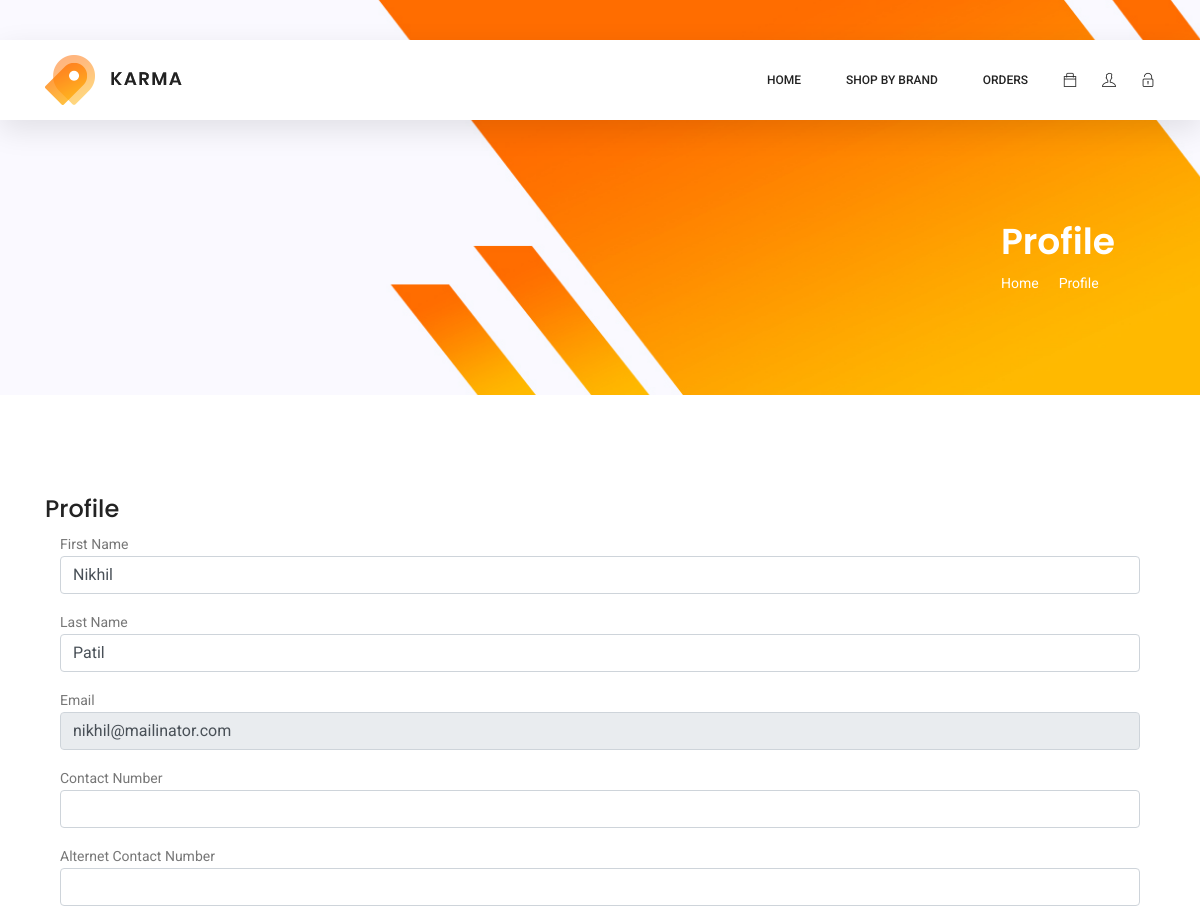
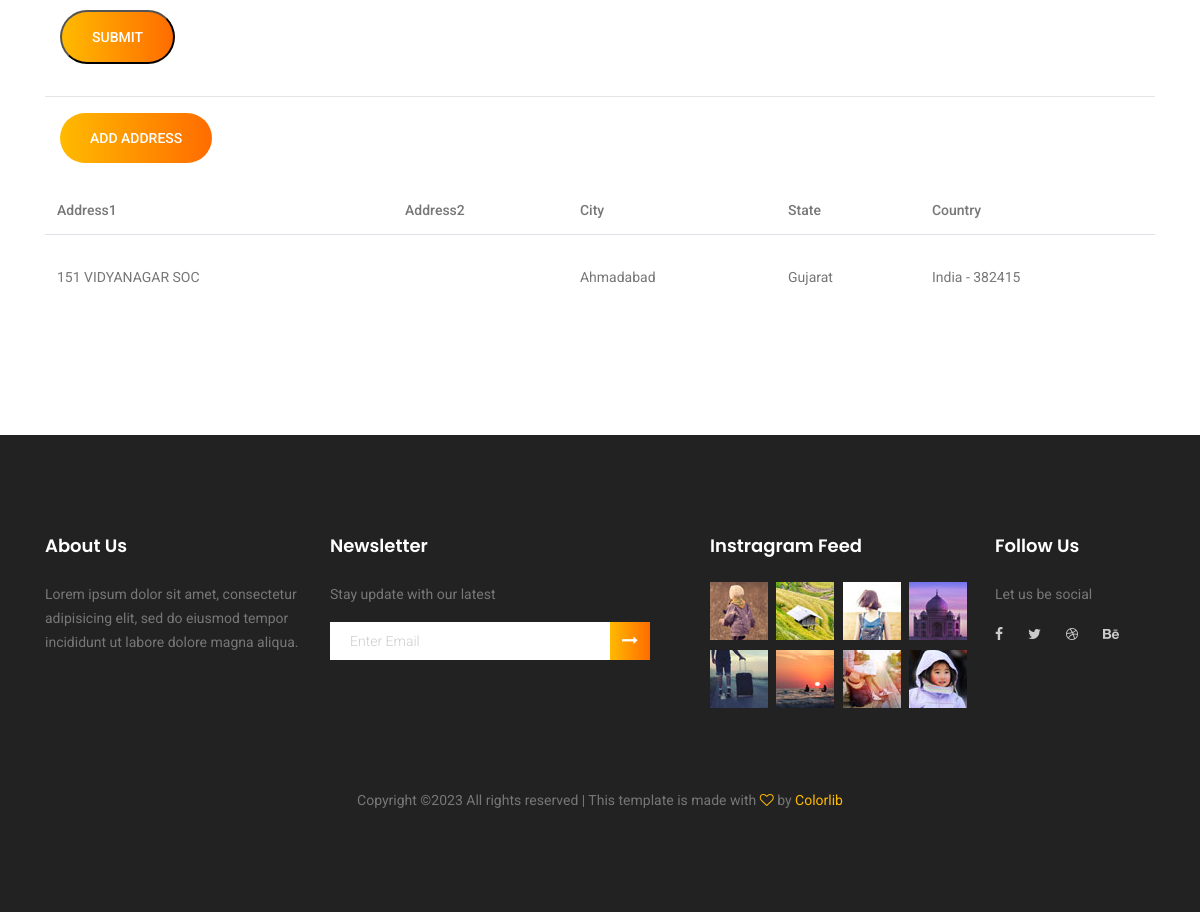
/profile/ (signed in), run on the app's committed database (2 pictures, top to bottom).
### app/models.py (models this page shows)
class Users(models.Model):
    firstname = models.CharField(max_length=255,blank=True,null=True)
    lastname = models.CharField(max_length=255,blank=True,null=True)
    email = models.CharField(max_length=255,blank=True,null=True)
    number = models.CharField(max_length=255,blank=True,null=True)
    alt_number = models.CharField(max_length=255,blank=True,null=True)
    password = models.CharField(max_length=255,blank=True,null=True)
    cpassword = models.CharField(max_length=255,blank=True,null=True)

class ShippingAdrress(models.Model):
    user_id = models.ForeignKey(Users, on_delete=models.CASCADE,null=True,blank=True)
    address1 = models.CharField(max_length=255,blank=True,null=True)
    address2 = models.CharField(max_length=255,blank=True,null=True)
    city = models.CharField(max_length=255,blank=True,null=True)
    state = models.CharField(max_length=255,blank=True,null=True)
    zipcode = models.CharField(max_length=255,blank=True,null=True)
    country = models.CharField(max_length=255,blank=True,null=True)

### app/views.py (the view)
# urls.py: path("profile/",views.profile,name="profile"),
def profile(request):
    if 'userid' in request.session:
        contax = {
            'title' : 'Karma Shop',
            "brands" : Brand.objects.all(),
            'profile' : Users.objects.get(id=request.session['userid']),
            'address' : ShippingAdrress.objects.filter(user_id=request.session['userid']),
        }
        return render(request, "profile.html",contax)
    else:
        return redirect('LoginPage')

### app/templates/profile.html (shortened to what this page needs)
<!DOCTYPE html>
{% load static %}
<html lang="zxx" class="no-js">
{% include 'layouts/head.html' %}
<body>
	{% include 'layouts/header.html' %}
    <section class="banner-area organic-breadcrumb">
        <div class="container">
            <div class="breadcrumb-banner d-flex flex-wrap align-items-center justify-content-end">
                <div class="col-first">
                    <h1>Profile</h1>
                    <nav class="d-flex align-items-center">
                        <a href="{% url 'index' %}">Home</a>
                        <a href="">Profile</a>
                    </nav>
                </div>
            </div>
        </div>
    </section>
    <section class="cart_area">
        <div class="container">
            <div class="cart_inner">
                <div class="table-responsive">
                    <table class="table">
                        <h3>Profile</h3>
                        <form class="row login_form" action="{% url 'profileupdate' %}" method="post" id="contactForm" novalidate="novalidate">{% csrf_token %}
                            <div class="col-md-12 form-group">
                                <label>First Name</label>
                                <input type="text" class="form-control" id="firstname" name="firstname" value="{% if profile.firstname %}{{profile.firstname}}{% endif %} " placeholder="First Name" onfocus="this.placeholder = ''" onblur="this.placeholder = 'Username'">
                            </div>
                            <div class="col-md-12 form-group">
                                <label>Last Name</label>
                                <input type="text" class="form-control" id="lastname" name="lastname" value="{% if profile.lastname %}{{profile.lastname}}{% endif %} " placeholder="Last Name" onfocus="this.placeholder = ''" onblur="this.placeholder = 'Username'">
                            </div>
                            <div class="col-md-12 form-group">
                                <label>Email</label>
                                <input type="text" class="form-control" id="email" name="email" value="{% if profile.email %}{{profile.email}}{% endif %} " placeholder="Email" onfocus="this.placeholder = ''" onblur="this.placeholder = 'Username'" readonly>
                            </div>
                            <div class="col-md-12 form-group">
                                <label>Contact Number</label>
                                <input type="text" class="form-control" id="contact_num" name="contact_num" value="{% if profile.number %}{{profile.number}}{% else %}{% endif %} " placeholder="Contact Number" onfocus="this.placeholder = ''" onblur="this.placeholder = 'Username'">
                            </div>
                            <div class="col-md-12 form-group">
                                <label>Alternet Contact Number</label>
                                <input type="text" class="form-control" id="alt_contact_num" name="alt_contact_num" value="{% if profile.alt_number %}{{profile.alt_number}}{% else %}{% endif %} " placeholder="Alternet Contact Number" onfocus="this.placeholder = ''" onblur="this.placeholder = 'Username'">
                            </div>
                            <div class="col-md-3 form-group">
                                <button type="submit" value="submit" class="primary-btn">Submit</button>
                            </div>
                        </form>
                    </table>
                    <hr>
                    <table>
                        <div class="col-md-3 form-group">
                            <a href="{% url 'addaddress' %}" class="primary-btn">Add Address</a>
                        </div>
                    </table>
                    <table class="table">
                        <thead>
                            <tr>
                                <th>Address1</th>
                                <th>Address2</th>
                                <th>City</th>
                                <th>State</th>
                                <th>Country</th>
                            </tr>
                        </thead>
                        <tbody>
                            {% for j in address %}
                            <tr>
                                <td>{{j.address1}}</td>
                                <td>{{j.address2}}</td>
                                <td>{{j.city}}</td>
                                <td>{{j.state}}</td>
                                <td>{{j.country}} - {{j.zipcode}}</td>
                            </tr>
                            {% endfor %}
                        </tbody>
                    </table>
                </div>
            </div>
        </div>
    </section>
    {% include "layouts/footer.html" %}
</body>
</html>

### data on the page
Users: firstname "Nikhil", lastname "Patil", email "nikhil@mailinator.com"
ShippingAdrress: address1 "151 VIDYANAGAR SOC", city "Ahmadabad", state "Gujarat", country "India", zipcode "382415"
